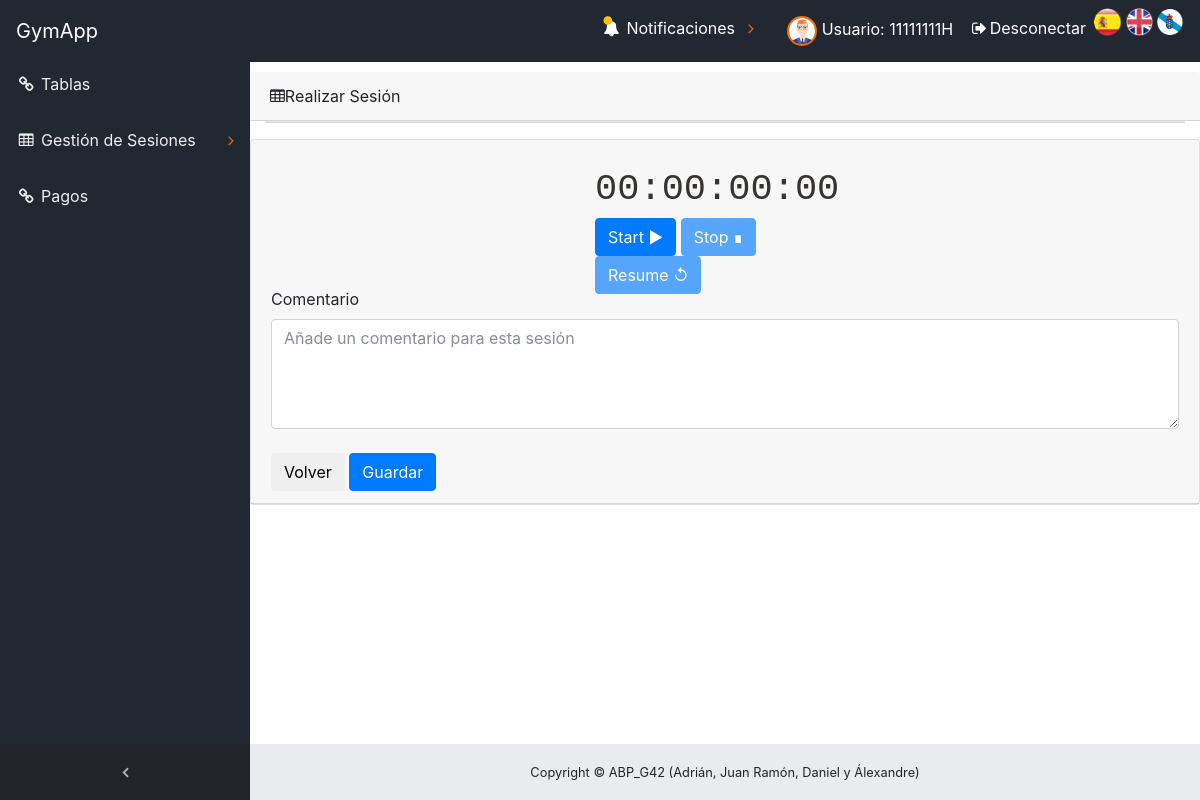
/ABP/index.php?controller=SesionEntrenamiento&action=realizarTabla&idTabla=4 (signed in), run on an earlier commit of the app's database.
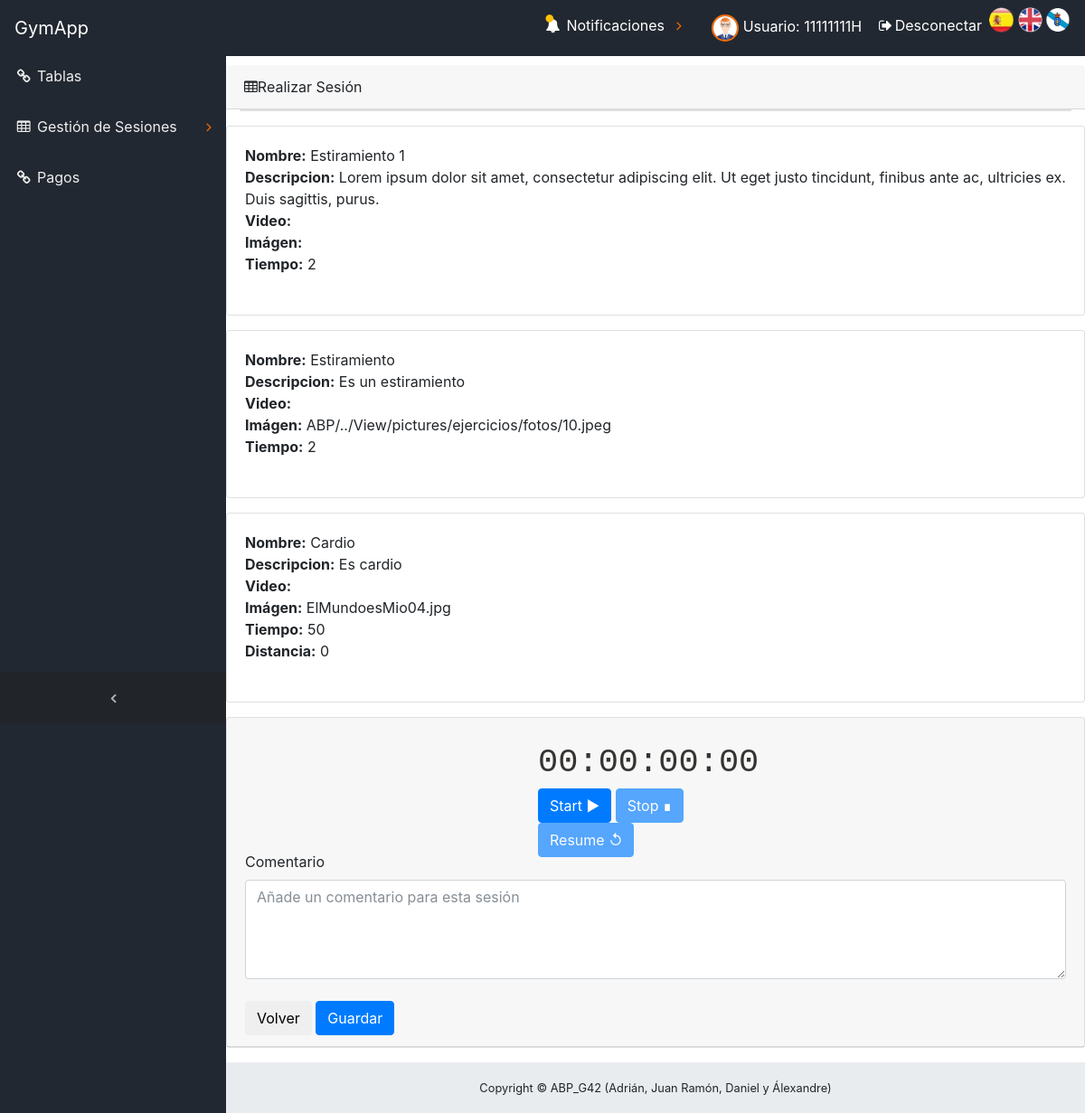
And on a later commit of the database.
### tables this page shows
CREATE TABLE `usuario` (
  `dni` varchar(10) NOT NULL,
  `nombre` varchar(50) NOT NULL,
  `apellidos` varchar(50) NOT NULL,
  `edad` tinyint(4) DEFAULT NULL,
  `contrasena` varchar(128) NOT NULL,
  `email` varchar(100) DEFAULT NULL,
  `telefono` varchar(20) NOT NULL,
  `fechaAlta` date NOT NULL,
  `fotoperfil` varchar(200) DEFAULT NULL
);

CREATE TABLE `ejercicio` (
  `idEjercicio` bigint(20) NOT NULL,
  `nombre` varchar(60) DEFAULT NULL,
  `descripcion` text,
  `video` varchar(50) DEFAULT NULL,
  `imagen` varchar(50) DEFAULT NULL
);

CREATE TABLE `estiramiento_tabla` (
  `id` bigint(20) NOT NULL,
  `idEstiramiento` bigint(20) NOT NULL,
  `idTabla` bigint(20) NOT NULL,
  `tiempo` int(11) NOT NULL
);

CREATE TABLE `cardio_tabla` (
  `id` bigint(20) NOT NULL,
  `idCardio` bigint(20) NOT NULL,
  `idTabla` bigint(11) NOT NULL,
  `tiempo` int(11) DEFAULT NULL,
  `distancia` int(11) DEFAULT NULL
);

### ABP/core/ViewManager.php (called while the page is built, shortened)
<?php
class ViewManager {
	private $variables = array();
	private $layout = "default";
	public function setVariable($varname, $value, $flash=false) {
		$this->variables[$varname] = $value;
	}
	public function getVariable($varname, $default=NULL) {
		if (!isset($this->variables[$varname])) {
			return $default;
		}
		return $this->variables[$varname];
	}
	public function render($controller, $viewname) {
		include(__DIR__ . "/../view/$controller/$viewname.php");
		$this->renderLayout();
	}
	private function renderLayout() {
		include(__DIR__ . "/../view/layouts/" .$this->layout.".php");
	}
	private static $viewmanager_singleton = NULL;
	public static function getInstance() {
		if (self::$viewmanager_singleton == null) {
			self::$viewmanager_singleton = new ViewManager();
		}
		return self::$viewmanager_singleton;
	}
}

### ABP/controller/SesionEntrenamientoController.php (called while the page is built, shortened)
<?php
require_once(__DIR__."/../core/ViewManager.php");
require_once(__DIR__ . "/../model/TablaMapper.php");
class SesionEntrenamientoController extends BaseController{
    private $tablaMapper;
    public function __construct() {
        $this->tablaMapper = new TablaMapper();
    }
    public function realizarTabla(){
        $listaEjercicios=$this->tablaMapper->getAllEjercicios($_GET["idTabla"]);
        $this->view->setVariable("idTabla",$_GET["idTabla"]);
        $this->view->setVariable("ejercicios",$listaEjercicios);
        $this->view->render("sesionEntrenamiento", "realizarEjercicio");
    }
}
?>

### ABP/index.php (called while the page is built, shortened)
<?php
function run() {
	try {
		$controller = loadController($_GET["controller"]);
		$actionName = $_GET["action"];
		$controller->$actionName();
	} catch(Exception $ex) {
		die("An exception occured!!!!!".$ex->getMessage());
	}
}
function loadController($controllerName) {
	return new $controllerClassName();
}
run();
?>

### ABP/core/Access_DB.php (called while the page is built, shortened)
<?php
class PDOConnection {
	private static $db_singleton = null;
	public static function getInstance() {
		if (self::$db_singleton == null) {
			self::$db_singleton = new PDO(
			"mysql:host=".HOST.";dbname=".DB.";charset=utf8",
			USER,
			PASS,
			array(
				PDO::ATTR_EMULATE_PREPARES => false,
				PDO::ATTR_ERRMODE => PDO::ERRMODE_EXCEPTION)
			);
		}
		return self::$db_singleton;
	}
}
?>

### ABP/model/UsuarioMapper.php (called while the page is built, shortened)
<?php
require_once(__DIR__."/../core/Access_DB.php");
class UsuarioMapper {
    protected $db;
    public function __construct()
    {
        $this->db = PDOConnection::getInstance();
    }
    public function obtenerFotoPerfil(){
        $stmt = $this->db->prepare("SELECT fotoperfil FROM usuario WHERE dni=?");
        $stmt->execute(array($_SESSION['currentuser']));
        $foto_db = $stmt->fetch(PDO::FETCH_ASSOC);
        return $foto_db['fotoperfil'];
    }
}
?>

### ABP/core/I18n.php (called while the page is built, shortened)
<?php
class I18n {
	private $messages;
	public function setLanguage($language) {
		$this->messages = $i18n_messages;
	}
	public function i18n($key) {
		if (isset($this->messages[$key])){
			return $this->messages[$key];
		}else{
			return $key;
		}
	}
	private static $i18n_singleton = null;
	public static function getInstance() {
		if (self::$i18n_singleton == NULL) {
			self::$i18n_singleton = new I18n();
		}
		return self::$i18n_singleton;
	}
}
function i18n($key) {
	return I18n::getInstance()->i18n($key);
}

### ABP/view/messages/messages_es.php (called while the page is built)
<?php
    $i18n_messages = array(
    	'Nombre'=> 'Nombre',
    	'Asunto' => 'Asunto',
    	'contenido' => 'contenido',
    	'nombre' => 'nombre',
    	'El atributo '=>'El atributo ',
    	' no puede ser vacío' => ' no puede ser vacío',
    	'Longitud incorrecta. El atributo ' => 'Longitud incorrecta. El atributo ',
    	' debe tener una longitud máxima de '=>' debe tener una longitud máxima de ',
    	' y tiene '=>' y tiene ',
    	'El atributo no sigue el formato correcto. Pruebe example@example.com' => 'El atributo no sigue el formato correcto. Pruebe example@example.com',
    	' contiene caracteres no alfabéticos'=>' contiene caracteres no alfabéticos',
    	' no esta comprendido en ['=>' no esta comprendido en [',
    	' no puede tener mas de ' => ' no puede tener mas de ',
    	'decimales'=>'decimales',
    	' no tiene 8 números seguidos de una letra: FORMATO INCORRECTO!!!'=>' no tiene 8 números seguidos de una letra: FORMATO INCORRECTO!!!',
    	'La letra del DNI no es correcta'=>'La letra del DNI no es correcta',
    	' no tiene un formato válido de telefeno.'=>' no tiene un formato válido de telefeno.',
    	' debe estar compuesto únicamente por digitos.'=>' debe estar compuesto únicamente por digitos.',
        'precio' => 'precio',
        ': activar para ordenar columna ascendentemente'=>': activar para ordenar columna ascendentemente',
        ': activar para ordenar columna descendentemente'=>': activar para ordenar columna descendentemente',
        'Primero' => 'Primero',
        'Último'=>'Último',
        'Siguiente'=>'Siguiente',
        'Anterior'=>'Anterior',
        'Tabla sin datos'=>'Tabla sin datos',
        'Mostrando _START_ a _END_ de _TOTAL_ elementos'=>'Mostrando _START_ a _END_ de _TOTAL_ elementos',
        'Mostrando 0 a 0 de 0 elementos'=>'Mostrando 0 a 0 de 0 elementos',
        '(filtrados de _MAX_ elementos totales)'=>'(filtrados de _MAX_ elementos totales)',
        'Mostrar _MENU_ elementos'=>'Mostrar _MENU_ elementos',
        'Cargando...'=>'Cargando...',
        'Procesando...'=>'Procesando...',
        'Buscar:'=>'Buscar:',
        'No se encontró nada'=>'No se encontró nada',
        'dni' => 'dni',
        'contraseña' => 'contraseña'
    );
?>

### ABP/model/Ejercicio.php (called while the page is built, shortened)
<?php
class Ejercicio
{
    private $nombre;
    private $descripcion;
    private $imagen;
    function __construct($idEjercicio=NULL,$nombre=NULL,$descripcion=NULL,$video=NULL,$imagen=NULL){
        $this->nombre = $nombre;
        $this->descripcion = $descripcion;
        $this->imagen = $imagen;
}
	public function getNombre(){
		return $this->nombre;
	}
	public function getDescripcion(){
		return $this->descripcion;
	}
	public function getImagen(){
		return $this->imagen;
	}
}
?>

### ABP/model/TablaMapper.php (called while the page is built, shortened)
<?php
require_once(__DIR__."/../core/Access_DB.php");
require_once(__DIR__."/EjercicioCardio.php");
require_once(__DIR__."/EjercicioEstiramiento.php");
Class TablaMapper
{
    protected $db;
    public function __construct()
    {
        $this->db=PDOConnection::getInstance();
    }
    public function getAllEjercicios($idTabla){
        $listaEjercicios= array();
         $stmt = $this->db->prepare("SELECT idEstiramiento,tiempo FROM estiramiento_tabla WHERE idTabla=?");
        $stmt->execute(array($idTabla));
        $ejercicios_db = $stmt->fetchAll(PDO::FETCH_ASSOC);
        if($ejercicios_db != null)
        {
            foreach($ejercicios_db as $ejercicio_db)
            {
                $stmt = $this->db->prepare("SELECT * FROM ejercicio WHERE idEjercicio=?");
                $stmt->execute(array($ejercicio_db['idEstiramiento']));
                $ejercicio2_db = $stmt->fetch(PDO::FETCH_ASSOC);
                $ejercicio = new EjercicioEstiramiento($ejercicio2_db["idEjercicio"],$ejercicio2_db["nombre"],$ejercicio2_db["descripcion"],$ejercicio2_db["video"],$ejercicio2_db["imagen"],$ejercicio_db["tiempo"]);
                array_push($listaEjercicios, $ejercicio);
            }
        }
        $stmt = $this->db->prepare("SELECT idCardio,tiempo,distancia FROM cardio_tabla WHERE idTabla=?");
        $stmt->execute(array($idTabla));
        $ejercicios_db = $stmt->fetchAll(PDO::FETCH_ASSOC);
        if($ejercicios_db != null){
            foreach($ejercicios_db as $ejercicio_db)
            {
                $stmt = $this->db->prepare("SELECT * FROM ejercicio WHERE idEjercicio=?");
                $stmt->execute(array($ejercicio_db['idCardio']));
                $ejercicio2_db = $stmt->fetch(PDO::FETCH_ASSOC);
                $ejercicio = new EjercicioCardio($ejercicio2_db["idEjercicio"],$ejercicio2_db["nombre"],$ejercicio2_db["descripcion"],$ejercicio2_db["video"],$ejercicio2_db["imagen"],$ejercicio_db["tiempo"],$ejercicio_db["distancia"]);
                array_push($listaEjercicios, $ejercicio);
            }
        }
        return $listaEjercicios;
    }
}
?>

### ABP/model/EjercicioEstiramiento.php (called while the page is built, shortened)
<?php
require_once(__DIR__."/Ejercicio.php");
class EjercicioEstiramiento extends Ejercicio
{
    Private $tiempo;
    function __construct($idEjercicio=NULL, $nombre=NULL, $descripcion=NUKL, $video=NULL, $imagen=NULL, $tiempo=NULL,
    	$unidad=NULL){
        $this->tiempo = $tiempo;
	}
	public function getTiempo(){
		return $this->tiempo;
	}
}
?>

### ABP/model/EjercicioCardio.php (called while the page is built, shortened)
<?php
require_once(__DIR__."/Ejercicio.php");
class EjercicioCardio extends Ejercicio
{
    private $tiempo;
    private $distancia;
        function __construct($idEjercicio=NULL, $nombre=NULL, $descripcion=NUKL, $video=NULL, $imagen=NULL, $tiempo=NULL, $distancia=NULL,$unidad=NULL){
            $this->tiempo = $tiempo;
            $this->distancia = $distancia;
    }
    public function getTiempo(){
        return $this->tiempo;
    }
    public function getDistancia(){
        return $this->distancia;
    }
}
?>

### ABP/view/sesionEntrenamiento/realizarEjercicio.php (the view, shortened to what the rows shown need)
<?php
    $view=ViewManager::getInstance();
    $ejercicios=$view->getVariable("ejercicios");
?>
<html>
    <link rel="stylesheet" href="./view/css/crono.css" type="text/css">
<div class="content-wrapper">
        <?php foreach($ejercicios as $ejercicio){
            if(get_class($ejercicio)=="EjercicioEstiramiento"){?>
                        <div class="card mb-3">
                            <div class="card-body">
                                <b><?= i18n("Nombre") ?>:</b> <?php echo $ejercicio->getNombre(); ?><br>
                                <b><?= i18n("Descripcion") ?>:</b> <?php echo $ejercicio->getDescripcion(); ?><br>
                                <b><?= i18n("Video") ?>:</b> <?php echo $ejercicio->getVideo() ?><br>
                                <b><?= i18n("Imágen") ?>:</b> <?php echo $ejercicio->getImagen(); ?><br>
                                <b><?= i18n("Tiempo") ?>:</b> <?php echo $ejercicio->getTiempo(); ?><br><br>
                            </div>
                        </div>
            <?php }
            if(get_class($ejercicio)=="EjercicioCardio"){?>
                <div class="card mb-3">
                        <div class="card-body">
                            <b><?= i18n("Nombre") ?>:</b> <?php echo $ejercicio->getNombre(); ?><br>
                            <b><?= i18n("Descripcion") ?>:</b> <?php echo $ejercicio->getDescripcion(); ?><br>
                            <b><?= i18n("Video") ?>:</b> <?php echo $ejercicio->getVideo() ?><br>
                            <b><?= i18n("Imágen") ?>:</b> <?php echo $ejercicio->getImagen(); ?><br>
                            <b><?= i18n("Tiempo") ?>:</b> <?php echo $ejercicio->getTiempo(); ?><br>
                            <b><?= i18n("Distancia") ?>:</b> <?php echo $ejercicio->getDistancia(); ?><br><br>
                        </div>
                </div>
        <?php }
            if(get_class($ejercicio)=="EjercicioMuscular"){ ?>
            <?php }
}?>
            </div>
</html>

### ABP/view/layouts/menuSuperior.php (shortened to what the rows shown need)
<html>
    <link rel="stylesheet" type="text/css" href="./view/Icons/icomoon/style.css">
    <link rel="stylesheet" type="text/css" href="./view/Icons/icomoon/modifyIcon.css">
                    <li class="nav-item" data-toggle="tooltip">
                        <a class="nav-link" href="./index.php?controller=Usuario&amp;action=UsuarioView&amp;dni=<?php echo $_SESSION['currentuser'];?>">
                            <?php require_once './model/UsuarioMapper.php';
                            $UsuarioMapper = new UsuarioMapper();
                            $fotoperfil = $UsuarioMapper->obtenerFotoPerfil();
                            ?>
                            <img class="imgRedonda" src="<?php echo $fotoperfil; ?>" height="40" width="40">
                            <span class="nav-link-text"> <?= i18n("Usuario");?>: <?php echo $_SESSION['currentuser']; ?></span>
                        </a>
                    </li>
<html>

What changed in the data, as far as the page shows it:
now on this page (row unchanged): ejercicio: nombre "Estiramiento 1", descripcion "Lorem ipsum dolor sit amet, consectetur adipiscing elit. Ut eget justo tincidunt, finibus ante ac, ultricies ex. Duis sagittis, purus."
added estiramiento_tabla: tiempo "2"
now on this page (row unchanged): ejercicio: nombre "Estiramiento", descripcion "Es un estiramiento", imagen "ABP/../View/pictures/ejercicios/fotos/10.jpeg"
added estiramiento_tabla: tiempo "2"
now on this page (row unchanged): ejercicio: nombre "Cardio", descripcion "Es cardio", imagen "ElMundoesMio04.jpg"
added cardio_tabla: tiempo "50", distancia "0"
